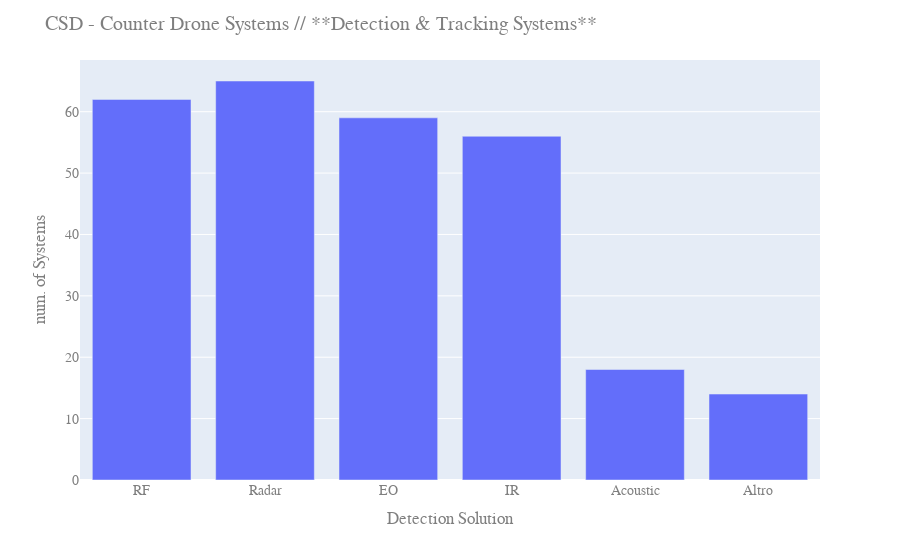

Source (notebook cell):
### Markdown cell above
### Detection and Intediction systems

 - Eighty eight (88) of the products in the database are designed only for detection, while 80 systems are designed only for interdiction.


#### Detection & Tracking

As written above different C-UAS systems rely on a variety of techniques for detecting and/or intercepting drones, which can be summarised as following:

 - **Radar**: Detects the presence of small unmanned aircraft by their radar signature, which is generated when the aircraft encounters RF pulses emitted by the detection element. These systems often employ algorithms to distinguish between drones and other small, low-flying objects, such as birds.


 - **Radio-frequency (RF)**: Identifies the presence of drones by scanning for the frequencies on which most drones are known to operate. Algorithms pick out and geo-locate RF-emitting devices in the area that are likely to be drones.


 - **Electro-Optical (EO)**: Detects drones based on their visual signature.


 - **Infrared (IR)**: Detects drones based on their heat signature.


 - **Acoustic**: Detects drones by recognizing the unique sounds produced by their motors. Acoustic systems rely on a library of sounds produced by known drones, which are then matched to sounds detected in the operating environment.


 - **Combined Sensors**: Many systems integrate a variety of different sensor types in order to provide a more robust detection capability. For example, a system might include an acoustic sensor that cues an optical camera when it detects a potential drone in the vicinity. The use of multiple detection elements may also be intended to increase the probability of a successful detection, given that no individual detection method is entirely failproof.

Once the database is analyzed some key data can be extracted:

 - *Of the 155 systems that are capable of detection, 95 appear to employ a single sensor type, while at least 60 employ a combination of one or more sensor types (we count EO and IR sensors as distinct detection elements, though the two are more often than not used in conjunction). Sixteen systems employ a combination of four or five different sensor types.*
 

 - As can be see from the figure below, Roughly an equal number of systems (approximately 60)  employ radar, RF detection, and EO sensors. Fifty six employ IR, while 18 systems employ an acoustic sensor. The remaining are other option

### Code cell
detection_FR = detection.groupby('FR').size().reset_index(name='No. of FR')
detection_FR.columns = ['D.Opt', 'Num']
detection_RADAR = detection.groupby('RADAR').size().reset_index(name='No. of RADAR')
detection_RADAR.columns = ['D.Opt', 'Num']
detection_EO = detection.groupby('EO').size().reset_index(name='No. of EO')
detection_EO.columns = ['D.Opt', 'Num']
detection_IR = detection.groupby('IR').size().reset_index(name='No. of IR')
detection_IR.columns = ['D.Opt', 'Num']
detection_ACUST = detection.groupby('ACUST').size().reset_index(name='No. of ACUST')
detection_ACUST.columns = ['D.Opt', 'Num']
detection_ALTRI = detection['ALTRI'].count()
df_app_ALTRI = pd.DataFrame({'D.Opt': ['Altro']})
df_app_ALTRI['Num'] = {detection_ALTRI}

df_app = detection_FR
df_app2 = df_app.append(detection_RADAR)
df_app3 = df_app2.append(detection_EO)
df_app4 = df_app3.append(detection_IR)
df_app5 = df_app4.append(detection_ACUST)
df_app6 = df_app5.append(df_app_ALTRI)

fig = px.bar(df_app6, x='D.Opt', y='Num')

fig.update_layout(
    title="CSD - Counter Drone Systems // **Detection & Tracking Systems**",
    xaxis_title="Detection Solution",
    yaxis_title="num. of Systems",
    font=dict(
        family="Courier New, monospace",
        size=14,
        color="#7f7f7f"
    )
)

fig.show()

### Figure 1 — Plotly figure (JSON) as saved in the notebook; plotly's stock layout.template omitted (floating-point values rounded to 4 significant figures)
{"data": [{"alignmentgroup": "True", "hoverlabel": {"namelength": 0}, "hovertemplate": "D.Opt=%{x}<br>Num=%{y}", "legendgroup": "", "marker": {"color": "#636efa"}, "name": "", "offsetgroup": "", "orientation": "v", "showlegend": false, "textposition": "auto", "type": "bar", "x": ["RF", "Radar", "EO", "IR", "Acoustic", "Altro"], "xaxis": "x", "y": [62, 65, 59, 56, 18, 14], "yaxis": "y"}], "layout": {"barmode": "relative", "font": {"color": "#7f7f7f", "family": "Courier New, monospace", "size": 14}, "legend": {"tracegroupgap": 0}, "margin": {"t": 60}, "title": {"text": "CSD - Counter Drone Systems // **Detection & Tracking Systems**"}, "xaxis": {"anchor": "y", "domain": [0, 1], "title": {"text": "Detection Solution"}}, "yaxis": {"anchor": "x", "domain": [0, 1], "title": {"text": "num. of Systems"}}}}
